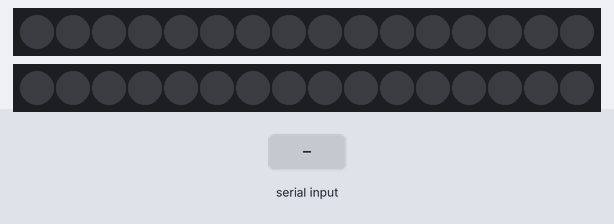
Bench run of a sketch on a simulated Arduino Uno, built with avr-gcc and run on an emulated ATmega328P. Parts: 2 × 16 RGB LEDs in strip order, left to right. The test bench sets the inputs (shaded band). Dim RGB values are drawn brighter than linear.

Above: at 1.4 s.
1.5 s: "wavy\n" received over the second serial link
At 1.66 s:
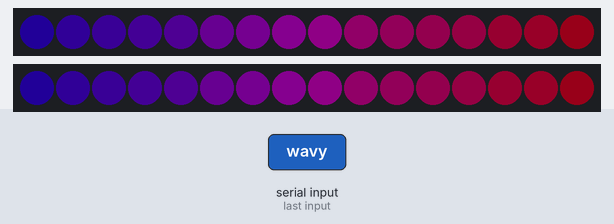
3.4 s: "0\n" received over the second serial link
At 4.8 s:
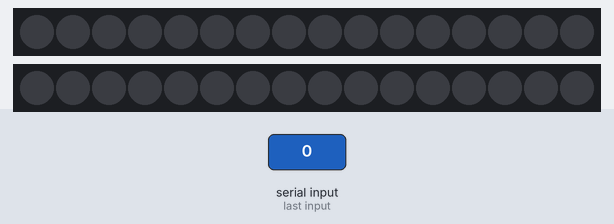
5.1 s: "wavy\n" received over the second serial link
At 5.8 s:
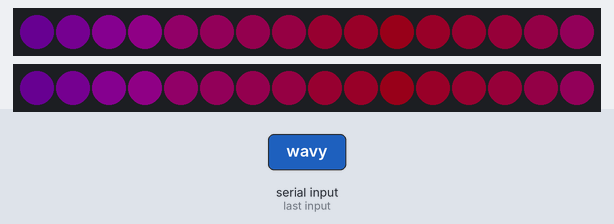
8.1 s: "1\n" received over the second serial link
Timing chart, 0 to 10.6 s (numbered marks = the images above; inputs shaded):
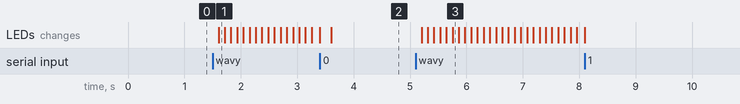

Measured:
- after the input at 1.5 s, the LEDs: change after 0.11 s (image 1)
- after the input at 5.1 s, the LEDs: first change after 0.10 s (image 3 shows a later state)

The sketch:

glowy_basic.ino
```cpp
#include <SoftwareSerial.h>
#include <Wire.h>

//DEBUG?
#define DEBUG 0

//BLUETOOTH SETUP
#define TX 4 //Connect to TX pin on HC06
#define RX 2 //Connect to RX pin on HC06
#define REQUEST_SIZE 10
SoftwareSerial hc06(TX,RX);
char request[REQUEST_SIZE];

//LED SETUP
#define LED_COUNT 16
#define LED_L_OUT 12 //Pin for left LED strip
#define LED_R_OUT 13 //Pin for right LED strip

//All the light functions have been stuffed in here
#include "patterns.h"

//Request Handler
void req_handle(){
	static byte ndx = 0;
	char endMarker = '\n';
	char rc;
	while (hc06.available() > 0)
	{
		rc = hc06.read();
		if (rc != endMarker)
		{
			request[ndx] = rc;
			ndx++;
			if (ndx >= REQUEST_SIZE)
			{
				ndx = REQUEST_SIZE - 1;
			}
		}
		else
		{
			request[ndx] = '\0'; // terminate the string
			ndx = 0;
		}
	}
	#if DEBUG == 1
		Serial.println(request);
	#endif
	//Strncmp works best. It's not ideal though.
	if (!strncmp(request,"wavy",4))
	{
		wavy();
		return;
	}
	if (!strncmp(request,"0",1))
	{
		off();
		return;
	}
}

//MAIN

void setup(){
	//Start debug, if needed
	#if DEBUG == 1
		Serial.begin(9600);
		delay(50);
		Serial.println("Serial active.");
	#endif

	//Establish LED strips
	FastLED.addLeds<WS2812,LED_L_OUT,GRB>(ledL,LED_COUNT);
	FastLED.addLeds<WS2812,LED_R_OUT,GRB>(ledR,LED_COUNT);
	off();

	//Start bluetooth
	hc06.begin(9600);
}

void loop(){
	delay(200);
	if (hc06.available())
	{
		req_handle();
	}
}
```

patterns.h
```cpp
#include <FastLED.h>

//The addressables
CRGB ledL[LED_COUNT];
CRGB ledR[LED_COUNT];

//Timing
unsigned long prev_time = 0;
unsigned long curr_time;

//Options for everything
#define MAX_BRIGHTNESS 100

//<<Vaporwave mode, flowing pink and blue.>>
//This is a quick and dirty method for making this sliding animation.
//A continuous/linear method is a little more involved.
#define HUE_MIN 175
#define HUE_MAX 240
#define HUE_DIV (HUE_MAX - HUE_MIN) / LED_COUNT
#define WAVY_PAUSE_TIME 110
#define WAVY_MAX 85
#define double_LED LED_COUNT*2 //Something to save me some multiplication time

void wavy()
{
	int waviness_index = 0;
	CRGB waviness[double_LED];
	for (int i = 0; i<LED_COUNT; ++i)
	{
		waviness[i] = CHSV(HUE_MIN+HUE_DIV*i,255,WAVY_MAX);
	}
	for (int i = LED_COUNT; i<double_LED; ++i)
	{
		waviness[i] = CHSV(HUE_MAX-HUE_DIV*(i-LED_COUNT),255,WAVY_MAX);
	}
	while(true){
		curr_time = millis();
		//If new pattern, return and check it out
		if (hc06.available())
		{
			return;
		}
		//If enough time has passed, update the pattern
		if (curr_time - prev_time >= WAVY_PAUSE_TIME)
		{
			prev_time = curr_time;
			int wav_temp = waviness_index;
			//Select the proper pattern, window style
			for (int i = 0; i < LED_COUNT; ++i)
			{
				++wav_temp;
				if (wav_temp>=double_LED){
					wav_temp-=double_LED;
				}
				ledL[i] = waviness[wav_temp];
				ledR[i] = waviness[wav_temp];
			}
			++waviness_index;
			if (waviness_index>=double_LED)
			{
				waviness_index-=double_LED;
			}
			FastLED.show();
		}
	}
}

void off()
{
	fill_solid(ledL,LED_COUNT,CRGB(0,0,0));
	fill_solid(ledR,LED_COUNT,CRGB(0,0,0));
	FastLED.show();
}
```
